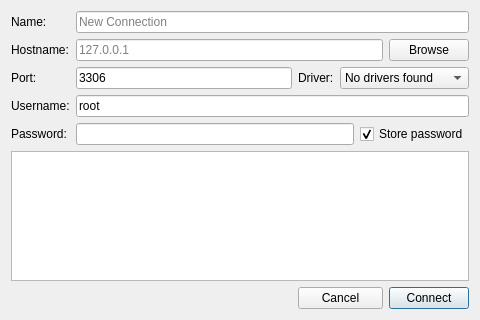
<?xml version="1.0" encoding="UTF-8"?>
<ui version="4.0">
 <class>NewConnection</class>
 <widget class="QDialog" name="NewConnection">
  <property name="geometry">
   <rect>
    <x>0</x>
    <y>0</y>
    <width>480</width>
    <height>320</height>
   </rect>
  </property>
  <property name="windowTitle">
   <string>New Connection</string>
  </property>
  <property name="locale">
   <locale language="English" country="UnitedStates"/>
  </property>
  <layout class="QGridLayout" name="gridLayout_3">
   <item row="0" column="0">
    <widget class="QLabel" name="labelConnectionName">
     <property name="text">
      <string>Name:</string>
     </property>
    </widget>
   </item>
   <item row="0" column="1" colspan="5">
    <widget class="QLineEdit" name="editName">
     <property name="inputMethodHints">
      <set>Qt::ImhNone</set>
     </property>
     <property name="text">
      <string/>
     </property>
     <property name="maxLength">
      <number>64</number>
     </property>
     <property name="placeholderText">
      <string>New Connection</string>
     </property>
    </widget>
   </item>
   <item row="1" column="0">
    <widget class="QLabel" name="labelHostname">
     <property name="text">
      <string>Hostname:</string>
     </property>
    </widget>
   </item>
   <item row="4" column="0">
    <widget class="QLabel" name="labelPort">
     <property name="text">
      <string>Port:</string>
     </property>
    </widget>
   </item>
   <item row="4" column="3" colspan="3">
    <widget class="QComboBox" name="comboDriver">
     <property name="currentText">
      <string>No drivers found</string>
     </property>
     <item>
      <property name="text">
       <string>No drivers found</string>
      </property>
     </item>
    </widget>
   </item>
   <item row="4" column="1">
    <widget class="QLineEdit" name="editPort">
     <property name="inputMethodHints">
      <set>Qt::ImhDigitsOnly</set>
     </property>
     <property name="text">
      <string>3306</string>
     </property>
     <property name="maxLength">
      <number>5</number>
     </property>
     <property name="cursorPosition">
      <number>4</number>
     </property>
     <property name="placeholderText">
      <string>3306</string>
     </property>
     <property name="clearButtonEnabled">
      <bool>false</bool>
     </property>
    </widget>
   </item>
   <item row="4" column="2">
    <widget class="QLabel" name="labelDriver">
     <property name="text">
      <string>Driver:</string>
     </property>
    </widget>
   </item>
   <item row="5" column="0">
    <widget class="QLabel" name="labelUsername">
     <property name="text">
      <string>Username:</string>
     </property>
    </widget>
   </item>
   <item row="5" column="1" colspan="5">
    <widget class="QLineEdit" name="editUsername">
     <property name="text">
      <string>root</string>
     </property>
     <property name="placeholderText">
      <string>root</string>
     </property>
    </widget>
   </item>
   <item row="6" column="0">
    <widget class="QLabel" name="labelPassword">
     <property name="text">
      <string>Password:</string>
     </property>
    </widget>
   </item>
   <item row="6" column="1" colspan="3">
    <widget class="QLineEdit" name="editPassword">
     <property name="inputMethodHints">
      <set>Qt::ImhHiddenText|Qt::ImhNoAutoUppercase|Qt::ImhNoPredictiveText|Qt::ImhSensitiveData</set>
     </property>
     <property name="text">
      <string/>
     </property>
     <property name="echoMode">
      <enum>QLineEdit::Password</enum>
     </property>
     <property name="placeholderText">
      <string/>
     </property>
    </widget>
   </item>
   <item row="7" column="0" colspan="6">
    <widget class="QTextBrowser" name="textError">
     <property name="styleSheet">
      <string notr="true"/>
     </property>
     <property name="documentTitle">
      <string/>
     </property>
     <property name="html">
      <string>&lt;!DOCTYPE HTML PUBLIC &quot;-//W3C//DTD HTML 4.0//EN&quot; &quot;http://www.w3.org/TR/REC-html40/strict.dtd&quot;&gt;
&lt;html&gt;&lt;head&gt;&lt;meta name=&quot;qrichtext&quot; content=&quot;1&quot; /&gt;&lt;style type=&quot;text/css&quot;&gt;
p, li { white-space: pre-wrap; }
&lt;/style&gt;&lt;/head&gt;&lt;body style=&quot; font-family:'Noto Sans'; font-size:10pt; font-weight:400; font-style:normal;&quot;&gt;
&lt;p style=&quot;-qt-paragraph-type:empty; margin-top:0px; margin-bottom:0px; margin-left:0px; margin-right:0px; -qt-block-indent:0; text-indent:0px; color:#ff0000;&quot;&gt;&lt;br /&gt;&lt;/p&gt;&lt;/body&gt;&lt;/html&gt;</string>
     </property>
    </widget>
   </item>
   <item row="6" column="4" colspan="2">
    <widget class="QCheckBox" name="checkPassword">
     <property name="text">
      <string>Store password</string>
     </property>
     <property name="checked">
      <bool>true</bool>
     </property>
    </widget>
   </item>
   <item row="8" column="2" colspan="3">
    <widget class="QPushButton" name="buttonCancel">
     <property name="text">
      <string>Cancel</string>
     </property>
    </widget>
   </item>
   <item row="8" column="5">
    <widget class="QPushButton" name="buttonConnect">
     <property name="text">
      <string>Connect</string>
     </property>
     <property name="default">
      <bool>true</bool>
     </property>
    </widget>
   </item>
   <item row="1" column="1" colspan="4">
    <widget class="QLineEdit" name="editHostname">
     <property name="placeholderText">
      <string>127.0.0.1</string>
     </property>
    </widget>
   </item>
   <item row="1" column="5">
    <widget class="QPushButton" name="buttonBrowse">
     <property name="text">
      <string>Browse</string>
     </property>
    </widget>
   </item>
  </layout>
 </widget>
 <tabstops>
  <tabstop>editName</tabstop>
  <tabstop>editHostname</tabstop>
  <tabstop>editPort</tabstop>
  <tabstop>editUsername</tabstop>
  <tabstop>editPassword</tabstop>
  <tabstop>comboDriver</tabstop>
  <tabstop>checkPassword</tabstop>
  <tabstop>buttonCancel</tabstop>
  <tabstop>buttonConnect</tabstop>
  <tabstop>textError</tabstop>
 </tabstops>
 <resources/>
 <connections/>
</ui>
